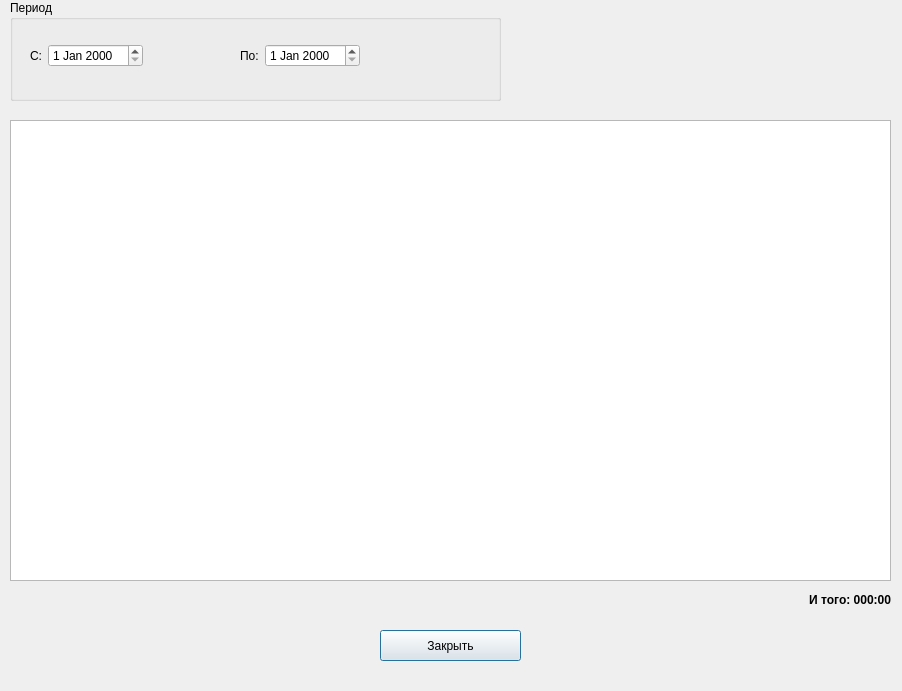
<?xml version="1.0" encoding="UTF-8"?>
<ui version="4.0">
 <class>worksReportDialog</class>
 <widget class="QDialog" name="worksReportDialog">
  <property name="geometry">
   <rect>
    <x>0</x>
    <y>0</y>
    <width>902</width>
    <height>691</height>
   </rect>
  </property>
  <property name="windowTitle">
   <string>Время по задачам за период</string>
  </property>
  <property name="modal">
   <bool>true</bool>
  </property>
  <widget class="QTableView" name="m_reportView">
   <property name="geometry">
    <rect>
     <x>10</x>
     <y>120</y>
     <width>881</width>
     <height>461</height>
    </rect>
   </property>
   <property name="editTriggers">
    <set>QAbstractItemView::NoEditTriggers</set>
   </property>
   <property name="selectionBehavior">
    <enum>QAbstractItemView::SelectRows</enum>
   </property>
   <property name="sortingEnabled">
    <bool>true</bool>
   </property>
  </widget>
  <widget class="QLabel" name="m_sumTimeLabel">
   <property name="geometry">
    <rect>
     <x>760</x>
     <y>590</y>
     <width>131</width>
     <height>19</height>
    </rect>
   </property>
   <property name="font">
    <font>
     <weight>75</weight>
     <bold>true</bold>
    </font>
   </property>
   <property name="text">
    <string>И того: 000:00</string>
   </property>
   <property name="textFormat">
    <enum>Qt::AutoText</enum>
   </property>
   <property name="alignment">
    <set>Qt::AlignRight|Qt::AlignTrailing|Qt::AlignVCenter</set>
   </property>
  </widget>
  <widget class="QPushButton" name="m_closeButton">
   <property name="geometry">
    <rect>
     <x>380</x>
     <y>630</y>
     <width>141</width>
     <height>31</height>
    </rect>
   </property>
   <property name="text">
    <string>Закрыть</string>
   </property>
  </widget>
  <widget class="QGroupBox" name="groupBox">
   <property name="geometry">
    <rect>
     <x>10</x>
     <y>0</y>
     <width>491</width>
     <height>101</height>
    </rect>
   </property>
   <property name="title">
    <string>Период</string>
   </property>
   <widget class="QWidget" name="">
    <property name="geometry">
     <rect>
      <x>20</x>
      <y>40</y>
      <width>421</width>
      <height>32</height>
     </rect>
    </property>
    <layout class="QHBoxLayout" name="horizontalLayout_3">
     <item>
      <layout class="QHBoxLayout" name="horizontalLayout">
       <item>
        <widget class="QLabel" name="label">
         <property name="text">
          <string>C:</string>
         </property>
        </widget>
       </item>
       <item>
        <widget class="QDateEdit" name="m_dateFromEdit"/>
       </item>
      </layout>
     </item>
     <item>
      <spacer name="horizontalSpacer">
       <property name="orientation">
        <enum>Qt::Horizontal</enum>
       </property>
       <property name="sizeHint" stdset="0">
        <size>
         <width>80</width>
         <height>20</height>
        </size>
       </property>
      </spacer>
     </item>
     <item>
      <layout class="QHBoxLayout" name="horizontalLayout_2">
       <item>
        <widget class="QLabel" name="label_2">
         <property name="text">
          <string>По:</string>
         </property>
        </widget>
       </item>
       <item>
        <widget class="QDateEdit" name="m_dateToEdit"/>
       </item>
      </layout>
     </item>
     <item>
      <spacer name="horizontalSpacer_2">
       <property name="orientation">
        <enum>Qt::Horizontal</enum>
       </property>
       <property name="sizeHint" stdset="0">
        <size>
         <width>20</width>
         <height>20</height>
        </size>
       </property>
      </spacer>
     </item>
    </layout>
   </widget>
  </widget>
 </widget>
 <resources/>
 <connections/>
</ui>
